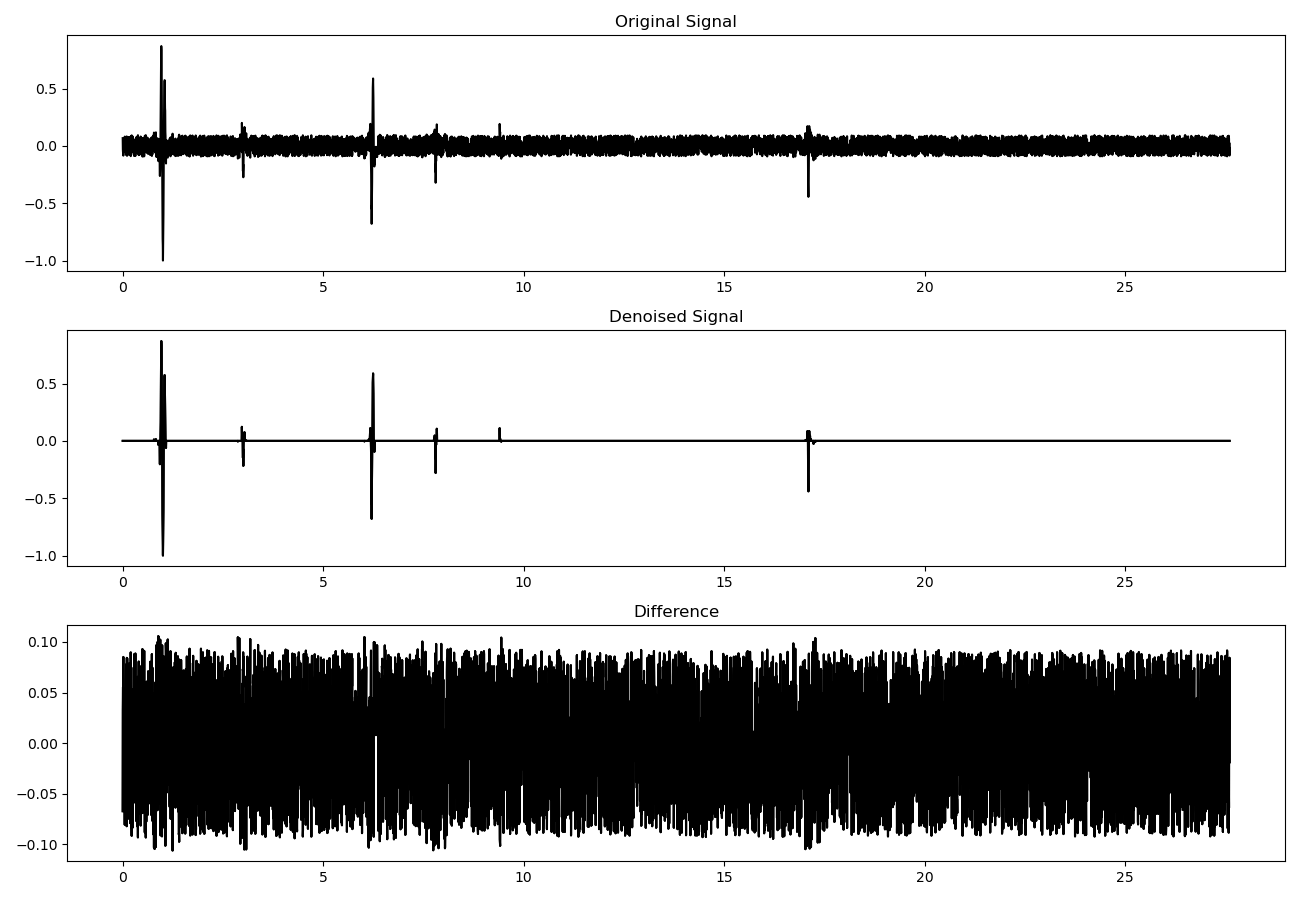

The Python source for this figure:
import matplotlib.pyplot as plt
import pywt


def plot_waverec(input_data, Fs, w, level):
    """
    Plot denoised signals based on DWT
    plot_waverec(input_data, 250, 'db4', 6)

    :param input_data:  Array-like data
    :param Fs:          Sampling frequency
    :param w:           Waveform
    :param title:       Plot title
    :param level:       Level of the DWT decomposition
    :return:            Denoised Signal
    """

    time_end = len(input_data)/Fs
    print("Time series length is : ", time_end, "sec")
    t = np.linspace(0, time_end, len(input_data))
    w = pywt.Wavelet(w)
    d = input_data
    d_coeffs = pywt.wavedec(d, w, mode='smooth', level=level)
    rec_coeffs = []

    for i, coeffs in enumerate(d_coeffs):
        rc = pywt.threshold_firm(coeffs, value_low=0.3, value_high=1.3)
        rec_coeffs.append(rc)

    recon_data = pywt.waverec(rec_coeffs, w, mode='smooth')

    fig, axs = plt.subplots(3, 1, figsize=(13, 9))
    axs[0].plot(t, input_data, 'k')
    axs[0].set_title('Original Signal')
    axs[1].plot(t, recon_data, 'k')
    axs[1].set_title('Denoised Signal')
    axs[2].plot(t, recon_data - input_data, 'k')
    axs[2].set_title('Difference')

    plt.tight_layout()
    plt.show()
